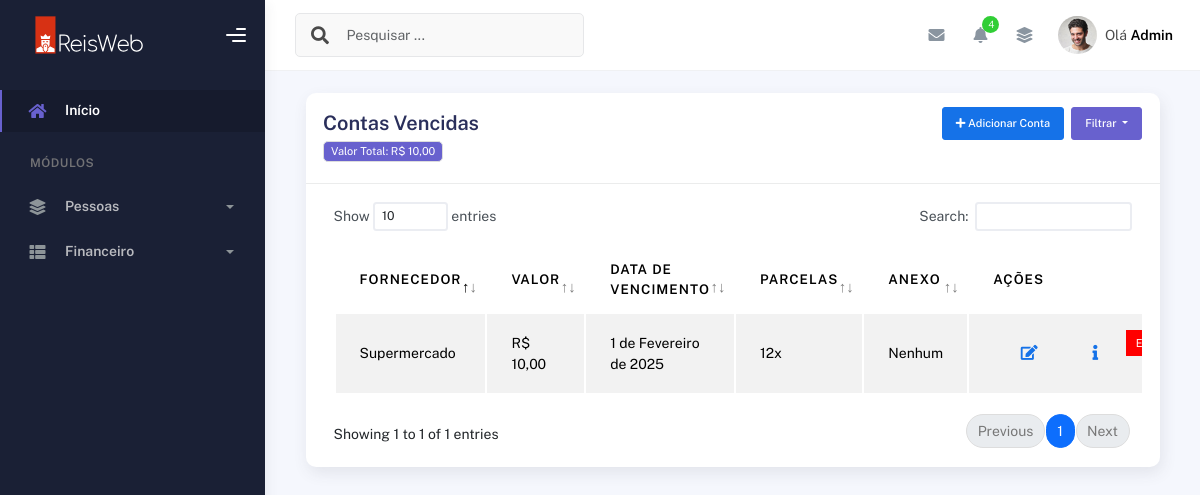
Page /contas/vencidas/ (signed in) on the earlier database version.
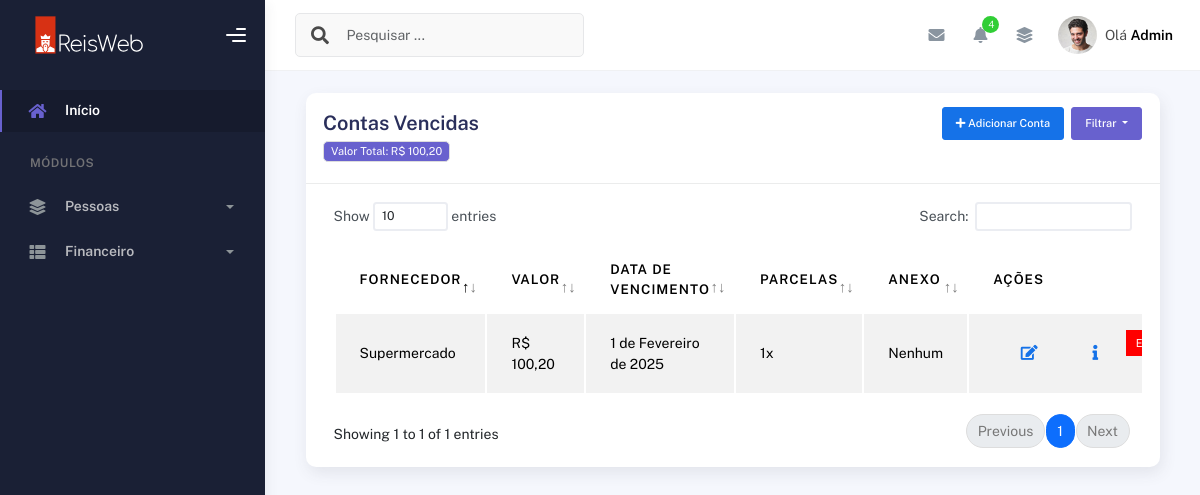
Same page on the later database version.
### plataformacontas/models.py (models this page shows, shortened)
class ContaPagar(models.Model):
    pastor = models.ForeignKey(User, on_delete=models.CASCADE)  # Usuário dono da conta
    fornecedor = models.CharField(max_length=255)  # Nome do fornecedor
    descricao = models.TextField()  # Descrição da conta
    valor = models.DecimalField(max_digits=10, decimal_places=2)  # Valor da conta
    data_vencimento = models.DateField()  # Data de vencimento da conta
    quantidade_parcelas = models.PositiveIntegerField(default=1)  # Número de parcelas
    arquivo = models.FileField(upload_to="contas_a_pagar/", blank=True, null=True)  # Upload de arquivo
    data_criacao = models.DateTimeField(auto_now_add=True)  # Data de criação

### plataformacontas/views.py (the view)
# urls.py: path('contas/vencidas/', views.contas_vencidas, name='contas_vencidas'),
@login_required(login_url='/usuarios/login')
def contas_vencidas(request):
    data_atual = now().date()
    contas = ContaPagar.objects.filter(pastor=request.user, data_vencimento__lt=data_atual).order_by("data_vencimento")
    data_atual = datetime.now().date()
    contas_vencidas = ContaPagar.objects.filter(pastor=request.user, data_vencimento__lt=data_atual)
    total_contas_vencidas = contas_vencidas.aggregate(total=Sum('valor'))['total'] or 0
    return render(request, "contas_vencidas.html", {"contas": contas, "total_contas_vencidas": total_contas_vencidas})

### plataformacontas/templates/contas_vencidas.html (shortened to what the changed rows need)
{% extends "bases/base_plataformaigreja.html" %}
{% load static %}
{% block 'conteudo' %}
<div class="container">
    <div class="page-inner">
      <div class="col-md-12">
        <div class="card">
          <div class="card-header">
            <h6><span class="badge bg-secondary">Valor Total:</strong> R$ {{ total_contas_vencidas|floatformat:2 }}</span></h6>
          </div>
        <div class="card-body">
                    <div class="table-responsive">
                    {% if contas %}
                      <table
                        id="add-row"
                        class="display table table-striped table-hover"
                      >
                        <thead>
                          <tr>
                            <th>Fornecedor</th>
                            <th>Valor</th>
                            <th>Data de Vencimento</th>
                            <th>Parcelas</th>
                            <th>Anexo</th>
                            <th style="width: 10%">Ações</th>
                          </tr>
                        </thead>
                        <tbody>
                            {% for conta in contas %}
                            <tr style="color: red;">
                              <td>{{ conta.fornecedor }}</td>
                              <td>R$ {{ conta.valor }}</td>
                              <td>{{ conta.data_vencimento }}</td>
                              <td>{{ conta.quantidade_parcelas }}x</td>
                              <td>
                                {% if conta.arquivo %}
                                <a href="{{ conta.arquivo.url }}" target="_blank">Baixar</a>
                                {% else %}
                                Nenhum
                                {% endif %}
                              </td>
                              <td>
                                <div class="form-button-action">
                                  <a href="{% url 'editar_conta' conta.id %}">
                                  <button
                                    type="button"
                                    title="Editar"
                                    class="btn btn-link btn-primary btn-lg"
                                    data-original-title="Edit Task"
                                    data-bs-toggle="modal"
                                    data-bs-target="#editarMembroModal"
                                  >
                                    <i class="fa fa-edit"></i>
                                  </button>
                                </a>
                                <button
                                    type="button"
                                    title="Informações"
                                    class="btn btn-link btn-primary btn-lg btn-detalhes"
                                    data-original-title="Edit Task"
                                    data-id="#"
                                    data-modal="modal-{{ conta.id }}"
                                    data-bs-toggle="modal"
                                    data-bs-target="#modal-{{ conta.id }}"
                                  >
                                    <i class="fa fa-info"></i>
                                  </button>
                                  <form action="{% url 'excluir_conta' conta.id %}" method="POST" onsubmit="return confirm('Tem certeza que deseja excluir esta conta?');">
                                    <button type="submit" class="btn-sm" style="background-color: red; color: white; padding: 5px 10px; border: none; cursor: pointer;">
                                        Excluir
                                    </button>
                                  </form>
                                </div>
                              </td>
                            </tr>
                          {% endfor %}
                        </tbody>
                      </table>
                    {% else %}
                        <p>Nenhuma conta vencida encontrada.</p>
                    {% endif %}
                    </div>
                  </div>
                </div>
              </div>
            </div>
          </div>
        </div>
      </div>
    </div>
{% endblock %}

Differences in the rows shown:
changed ContaPagar "Supermercado": valor "10,00" → "100,20"; quantidade_parcelas "12" → "1"
Other differences:
{{ total_contas_vencidas|floatformat:2 }}: "10,00" → "100,20"
